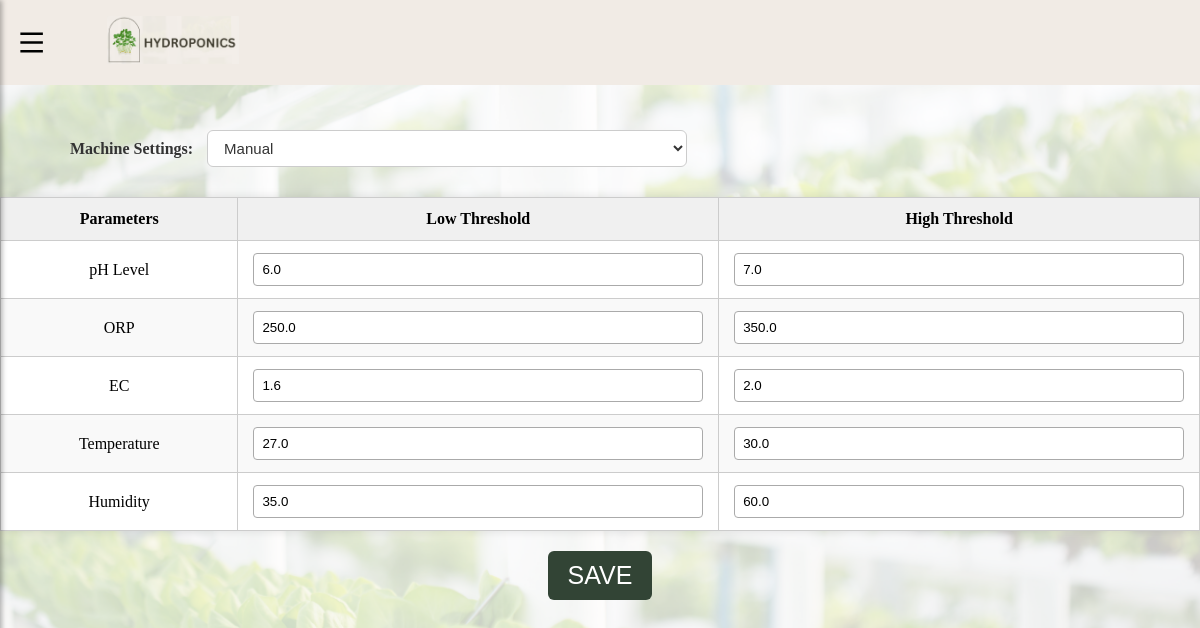
Before: /tupmicrogreens/settings with the older database file.
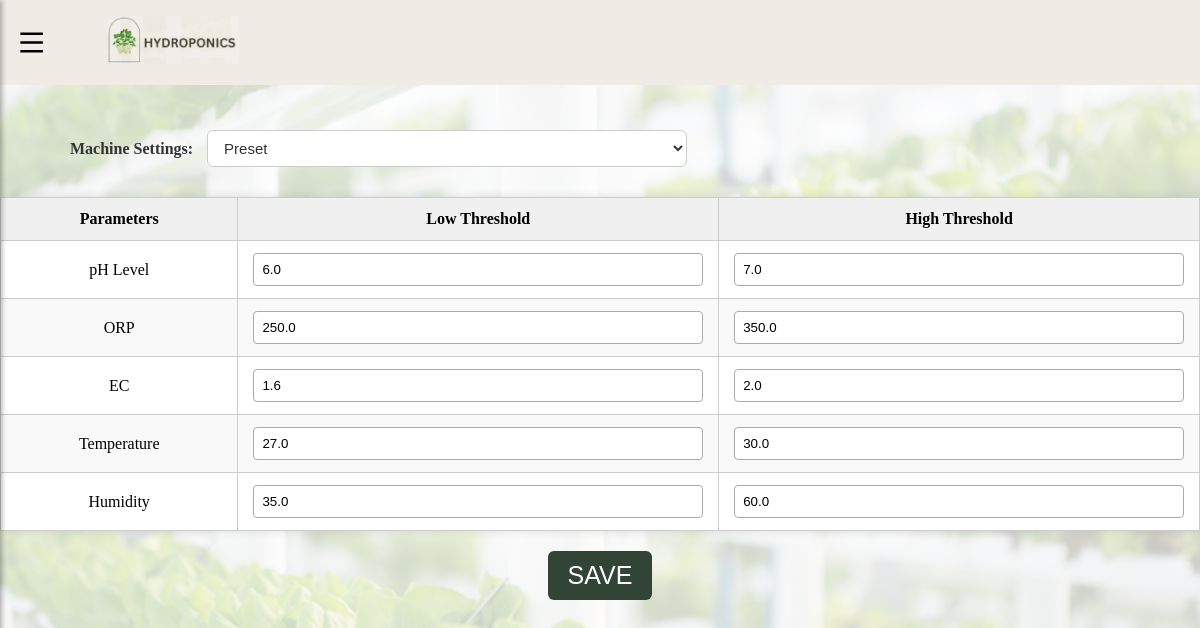
After: the same page with the newer database file.
### tables this page shows
CREATE TABLE "machine_mode" (
	"mode"	TEXT
);

CREATE TABLE thresholds (
                    id INTEGER PRIMARY KEY AUTOINCREMENT,
                    parameter TEXT,
                    low REAL,
                    high REAL,
                    timestamp TEXT
                );

### flask_app.py (the view, shortened to what this page needs)
@app.route('/tupmicrogreens/settings', methods = ["GET", "POST"])
def tupm_settings():
    db = get_db()
    cursor = db.cursor()
    result = {}
    for param in parameters:
        cursor.execute('''
            SELECT low, high FROM thresholds
            WHERE parameter = ?
            ORDER BY id DESC LIMIT 1
        ''', (param,))
        row = cursor.fetchone()
        result[param] = {
            'low': row[0] if row else '',
            'high': row[1] if row else ''
        }
    cursor.execute("SELECT mode FROM machine_mode LIMIT 1")
    current_mode = cursor.fetchone()[0]
    print(current_mode)
    return render_template('settings_tupm.html', parameters=parameters, result=result, current_mode = current_mode)

### flask_app.py (called while the page is built)
def get_db():
    db = getattr(g, '_database', None)
    if db is None:
        db = g._database = sqlite3.connect(DATABASE)
    return db

@app.teardown_appcontext
def close_connection(exception):
    db = getattr(g, '_database', None)
    if db:
        db.close()

### templates/settings_tupm.html (shortened to what this page needs)
<!DOCTYPE html>
<html lang="en">
<head>
  <link href="https://cdn.jsdelivr.net/npm/remixicon@4.5.0/fonts/remixicon.css" rel="stylesheet"/>
  <link rel="stylesheet" href="../static/tupmicro_styles.css">
  <link rel="stylesheet" href="https://cdn.jsdelivr.net/npm/alertifyjs@1.13.1/build/css/alertify.min.css"/>
  <link rel="stylesheet" href="https://cdn.jsdelivr.net/npm/alertifyjs@1.13.1/build/css/themes/default.min.css"/>
</head>
<body>
  <header>
    <label for="menu-toggle" class="hamburger">
      <i class="ri-menu-line"></i>
    </label>
    <div class="title">
        <img src="../static/tupmu_hydroponics.png">
    </div>
  </header>
   <form id="myForm">
             <div class="mode-selection" >
              <label for="mode">Machine Settings:</label>
              <select id="mode" name="mode">
                <option value="manual" {% if current_mode == 'manual' %}selected{% endif %}>Manual</option>
                <option value="preset" {% if current_mode == 'preset' %}selected{% endif %}>Preset</option>
              </select>
            </div>
            <table style="width: 100vw;">
              <thead>
                <tr>
                  <th>Parameters</th>
                  <th>Low Threshold</th>
                  <th>High Threshold</th>
                </tr>
              </thead>
              <tbody>
                {% for param in parameters %}
                <tr>
                  <td>{{ param }}</td>
                  <td>
                    <input type="number" name="{{ param|lower|replace(' ', '_') }}_low"
                           step="any" required
                           value="{{ result[param]['low'] }}">
                  </td>
                  <td>
                    <input type="number" name="{{ param|lower|replace(' ', '_') }}_high"
                           step="any" required
                           value="{{ result[param]['high'] }}">
                  </td>
                </tr>
                {% endfor %}
              </tbody>
            </table>
            <button type="submit">SAVE</button>
          </form>
</body>
</html>

### static/tupmicro_styles.css (style rules this page uses)
html { overflow: hidden; width: 90vw; }
body { font-family: Hero; margin: 0; background-color: #f8f9fa; width: 100vw; background: url('tupmu_bkg.png') no-repeat center center/cover; height: 100vh; overflow-x: hidden; }
header { background-color: #f1ebe5; color: white; display: flex; align-items: center; padding: 1rem; position: fixed; width: 100vw; top: 0; left: 0; z-index: 10; }
.title { font-size: 1.2rem; font-weight: bold; margin-left: 5vw; }
.title img { height: 6vh; }
.hamburger { display: flex; flex-direction: column; cursor: pointer; font-size: 30px; right: 10px; color: black; }
.mode-selection { margin-top: 15vh; margin-left: 5vw; padding: 10px; }
.mode-selection label { font-weight: bold; margin-right: 10px; font-size: 16px; color: #333; }
.mode-selection select { padding: 8px 12px; font-size: 15px; border: 1px solid #ccc; border-radius: 6px; background-color: #fff; color: #333; cursor: pointer; transition: border-color 0.3s ease; width: 40vw; }
table { border-collapse: collapse; width: 100%; margin: 20px 0; font-size: 16px; background-color: #fff; box-shadow: 0 0 10px rgba(0, 0, 0, 0.1); }
th, td { text-align: center; padding: 12px 15px; border: 1px solid #ccc; }
th { background-color: #f0f0f0; font-weight: bold; }
tr:nth-child(even) { background-color: #f9f9f9; }
input[type="number"] { width: 100%; padding: 8px; box-sizing: border-box; border-radius: 4px; border: 1px solid #aaa; }
button[type="submit"] { margin: 20px auto; display: block; padding: 10px 20px; background-color: #324435; color: white; border: none; border-radius: 6px; font-size: 25px; cursor: pointer; }

Changed rows visible on the page:
changed machine_mode: mode "Manual" → "Preset"
